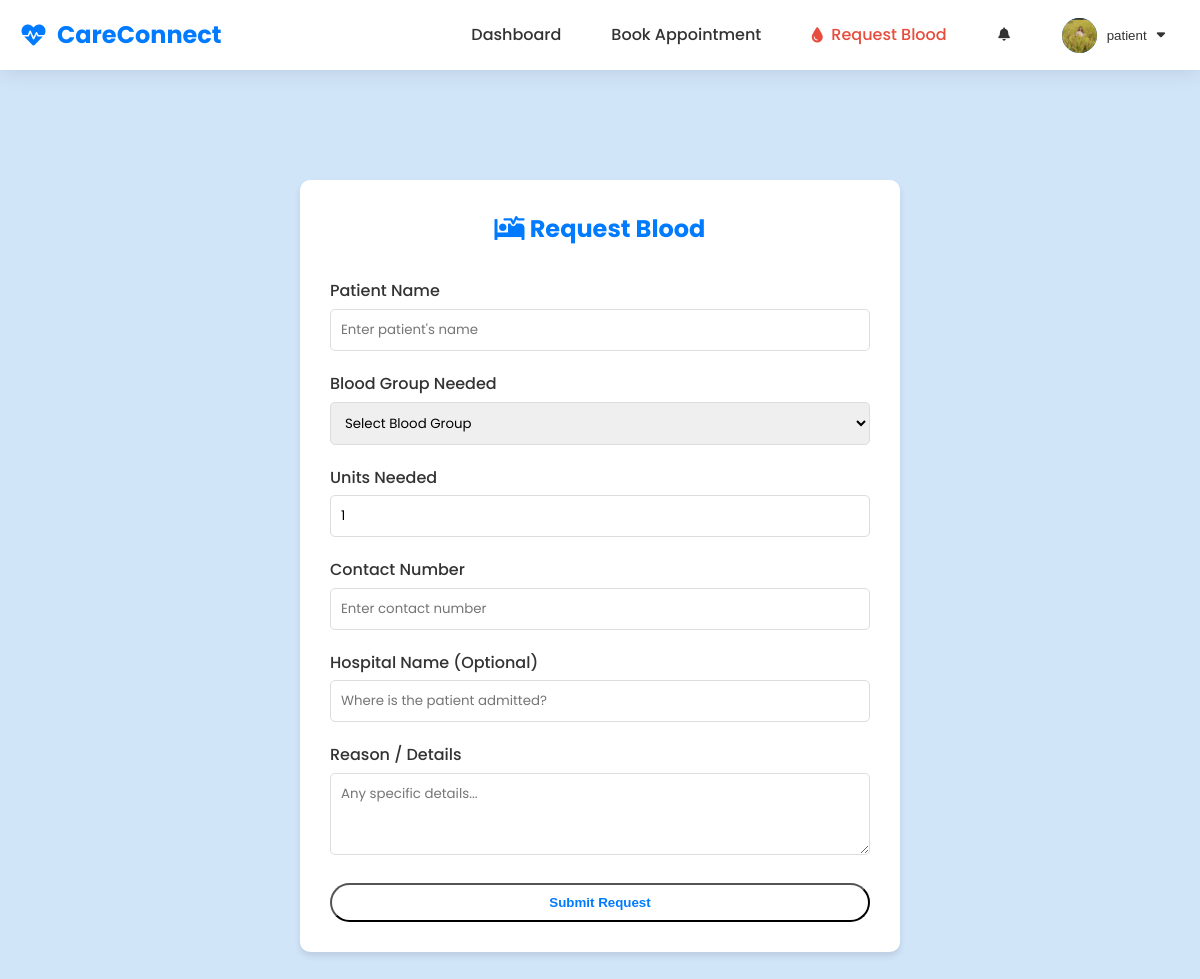
Page /blood-bank/request/ (signed in) on the committed database.
### core/models.py (models this page shows, shortened)
class User(AbstractUser):
    is_patient = models.BooleanField(default=False)
    is_doctor = models.BooleanField(default=False)
    groups = models.ManyToManyField(
        'auth.Group',
        verbose_name='groups',
        blank=True,
        help_text='The groups this user belongs to. A user will get all permissions granted to each of their groups.',
        related_name="custom_user_set",
        related_query_name="user",
    )
    user_permissions = models.ManyToManyField(
        'auth.Permission',
        verbose_name='user permissions',
        blank=True,
        help_text='Specific permissions for this user.',
        related_name="custom_user_set",
        related_query_name="user",
    )

### patient/models.py (models this page shows, shortened)
class PatientProfile(models.Model):
    user = models.OneToOneField(settings.AUTH_USER_MODEL, on_delete=models.CASCADE, related_name='patient_profile')
    address = models.TextField()
    phone_number = models.CharField(max_length=15)
    profile_pic = models.ImageField(upload_to='profile_pics/patient/', blank=True, null=True)

### blood_bank/views.py (the view)
# urls.py: path('request/', views.request_blood, name='request_blood'),
@login_required(login_url='login')
def request_blood(request):
    if request.method == 'POST':
        form = BloodRequestForm(request.POST)
        if form.is_valid():
            blood_request = form.save(commit=False)
            blood_request.user = request.user
            blood_request.save()
            notify_admins(
                title=f'New Blood Request: {blood_request.blood_group}',
                message=f'{blood_request.patient_name} has requested {blood_request.units_needed} units of {blood_request.blood_group} blood. Reason: {blood_request.reason}',
                notification_type='blood_request',
                related_object_id=blood_request.id,
                link='/hospital_admin/blood-bank/'
            )
            messages.success(request, 'Your blood request has been submitted. We will contact you shortly.')
            return redirect('blood_bank_home')
    else:
        initial_data = {'patient_name': request.user.get_full_name()}
        form = BloodRequestForm(initial=initial_data)
    return render(request, 'blood_bank/request_blood.html', {'form': form})

### blood_bank/forms.py
class BloodRequestForm(forms.ModelForm):
    class Meta:
        model = BloodRequest
        fields = ['patient_name', 'blood_group', 'units_needed', 'contact_number', 'hospital_name', 'reason']

### templates/blood_bank/request_blood.html (shortened to what this page needs)
{% extends 'base.html' %}
{% block content %}
<div class="container" style="padding: 40px 20px;">
    <div class="form-container" style="max-width: 600px;">
        <h2 style="text-align: center; color: var(--primary-color); margin-bottom: 30px;"><i
                class="fas fa-procedures"></i> Request Blood</h2>
        <form method="post">
            <div class="form-group">
                <label>Patient Name</label>
                <input type="text" name="patient_name" required placeholder="Enter patient's name">
            </div>
            <div class="form-group">
                <label>Blood Group Needed</label>
                <select name="blood_group" required>
                    <option value="">Select Blood Group</option>
                </select>
            </div>
            <div class="form-group">
                <label>Units Needed</label>
                <input type="number" name="units_needed" min="1" value="1" required>
            </div>
            <div class="form-group">
                <label>Contact Number</label>
                <input type="tel" name="contact_number" required placeholder="Enter contact number">
            </div>
            <div class="form-group">
                <label>Hospital Name (Optional)</label>
                <input type="text" name="hospital_name" placeholder="Where is the patient admitted?">
            </div>
            <div class="form-group">
                <label>Reason / Details</label>
                <textarea name="reason" rows="3" placeholder="Any specific details..."></textarea>
            </div>
            <button type="submit" class="btn" style="width: 100%;">Submit Request</button>
        </form>
    </div>
</div>
{% endblock %}

### templates/navbar.html (shortened to what this page needs)
<nav class="navbar">
    <div class="container">
        <a href="{% url 'home' %}" class="logo">
            <i class="fas fa-heartbeat"></i> CareConnect
        </a>
        <ul class="nav-links">
            {% if user.is_authenticated %}
            {% if user.is_patient %}
            <li><a href="{% url 'patient_dashboard' %}">Dashboard</a></li>
            <li><a href="{% url 'book_appointment' %}">Book Appointment</a></li>
            <li>
                <a href="{% url 'request_blood' %}" class="blood-bank-link">
                    <i class="fas fa-tint"></i> Request Blood
                </a>
            </li>
            {% elif user.is_doctor %}
            <li><a href="{% url 'doctor_dashboard' %}">Dashboard</a></li>
            {% elif user.is_superuser %}
            <li><a href="{% url 'admin_dashboard' %}">Admin Dashboard</a></li>
            {% endif %}
            <li class="notification-container" id="notificationContainer">
                <button class="notification-trigger" id="notificationTrigger">
                    <i class="fas fa-bell"></i>
                </button>
            </li>
            <li class="user-dropdown">
                <button class="user-trigger" id="userTrigger">
                    <span class="user-avatar">
                        {% if user.patient_profile.profile_pic %}
                        <img src="{{ user.patient_profile.profile_pic.url }}" alt="{{ user.username }}">
                        {% elif user.doctor_profile.profile_pic %}
                        <img src="{{ user.doctor_profile.profile_pic.url }}" alt="{{ user.username }}">
                        {% else %}
                        <i class="fas fa-user"></i>
                        {% endif %}
                    </span>
                    <span class="username">{{ user.username }}</span>
                    <i class="fas fa-caret-down"></i>
                </button>
            </li>
            {% endif %}
        </ul>
    </div>
</nav>

### static/css/style.css (style rules this page uses)
:root { --primary-color: #007bff; --secondary-color: #28a745; --accent-color: #17a2b8; --text-color: #333; --light-bg: #f8f9fa; --dark-bg: #343a40; --white: #ffffff; --shadow: 0 4px 6px rgba(0, 0, 0, 0.1); --transition: all 0.3s ease; --navbar-height: 70px; }
* { margin: 0; padding: 0; box-sizing: border-box; }
body { font-family: 'Poppins', sans-serif; line-height: 1.6; color: var(--text-color); background-color: var(--light-bg); display: flex; flex-direction: column; min-height: 100vh; padding-top: var(--navbar-height); }
.navbar { background-color: var(--white); box-shadow: var(--shadow); position: fixed; top: 0; left: 0; right: 0; z-index: 1000; height: var(--navbar-height); }
.navbar .container { display: flex; justify-content: space-between; align-items: center; max-width: 1200px; margin: 0 auto; padding: 0 20px; height: 100%; }
.container { max-width: 1200px; margin: 0 auto; padding: 0 20px; width: 100%; }
.form-container { max-width: 500px; margin: 30px auto; background: var(--white); padding: 30px; border-radius: 10px; box-shadow: var(--shadow); animation: fadeIn 1s ease-in-out; }
:root { --primary-color: #007bff; --secondary-color: #28a745; --accent-color: #17a2b8; --text-color: #333; --light-bg: #f8f9fa; --dark-bg: #343a40; --white: #ffffff; --shadow: 0 4px 6px rgba(0, 0, 0, 0.1); --transition: all 0.3s ease; }
body { font-family: 'Poppins', sans-serif; line-height: 1.6; color: var(--text-color); background-color: var(--light-bg); display: flex; flex-direction: column; min-height: 100vh; }
a { text-decoration: none; color: inherit; }
ul { list-style: none; }
.navbar { background-color: var(--white); box-shadow: var(--shadow); position: sticky; top: 0; z-index: 1000; }
.navbar .container { display: flex; justify-content: space-between; align-items: center; max-width: 1200px; margin: 0 auto; padding: 0 20px; }
.logo { font-size: 1.5rem; font-weight: 700; color: var(--primary-color); }
.nav-links { display: flex; gap: 20px; }
.nav-links a { font-weight: 500; transition: var(--transition); }
.container { max-width: 1200px; margin: 0 auto; padding: 0 20px; }
.btn { display: inline-block; padding: 10px 30px; background-color: var(--white); color: var(--primary-color); border-radius: 25px; font-weight: 600; transition: var(--transition); animation: bounce 2s infinite; }
.form-container { max-width: 500px; margin: 50px auto; background: var(--white); padding: 30px; border-radius: 10px; box-shadow: var(--shadow); animation: fadeIn 1s ease-in-out; }
.form-group { margin-bottom: 20px; }
.form-group label { display: block; margin-bottom: 5px; font-weight: 500; }
.form-group input, .form-group select, .form-group textarea { width: 100%; padding: 10px; border: 1px solid #ddd; border-radius: 5px; font-family: inherit; }

### rows in the picture
User: patient_profile.profile_pic (picture), username "patient"
